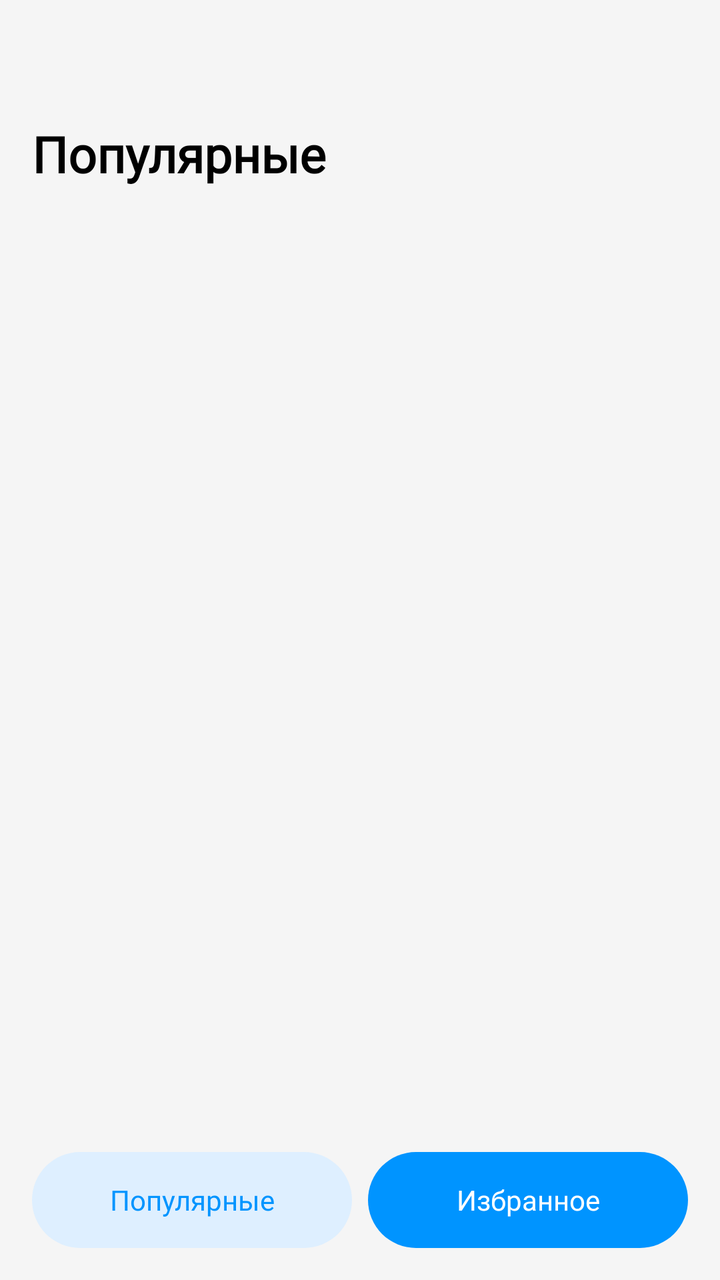
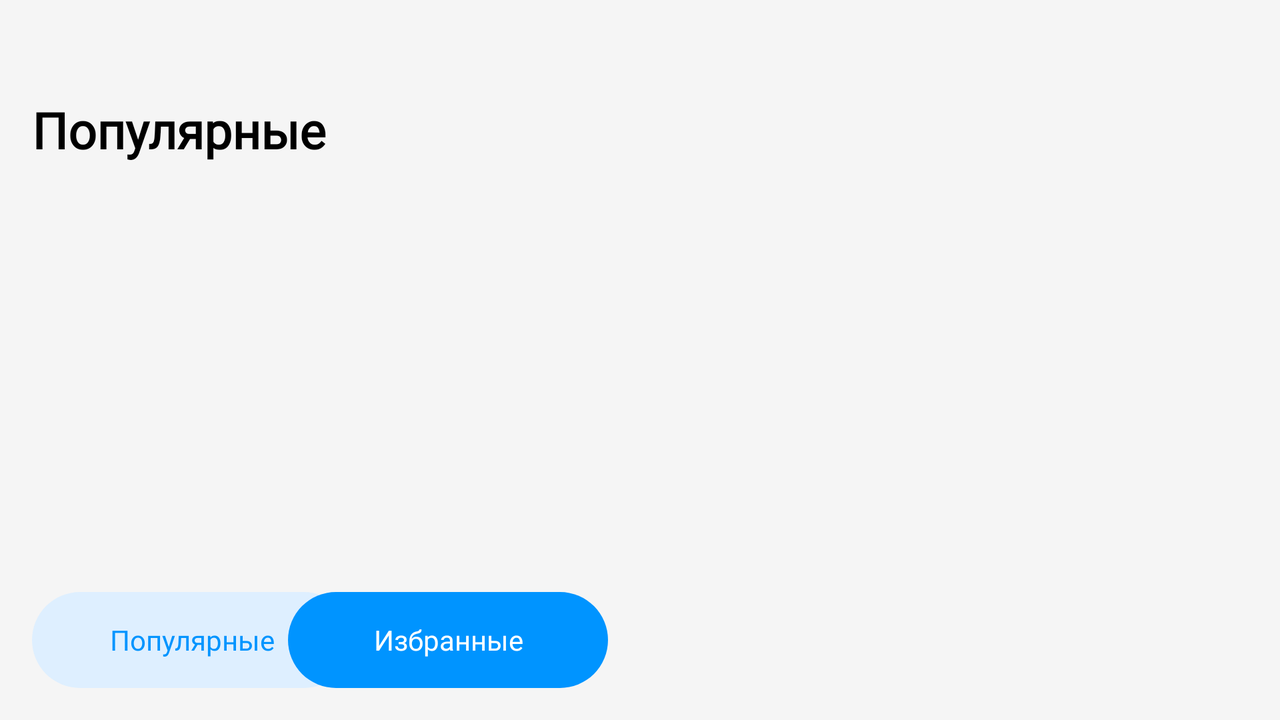

An Android layout and its configuration variant, each rendered on a device that would load it. The default file and the variant file are quoted in full after the pictures.
<!-- AndroidManifest.xml: application theme Theme.Sevastyanov -->
<!-- res/layout/activity_main.xml -->
<?xml version="1.0" encoding="utf-8"?>
<androidx.constraintlayout.widget.ConstraintLayout xmlns:android="http://schemas.android.com/apk/res/android"
    xmlns:app="http://schemas.android.com/apk/res-auto"
    xmlns:tools="http://schemas.android.com/tools"
    android:id="@+id/container"
    android:layout_width="match_parent"
    android:layout_height="match_parent"
    android:background="#f5f5f5"
    tools:context=".presentation.MainActivity">

    <TextView
        android:id="@+id/title"
        android:layout_width="wrap_content"
        android:layout_height="wrap_content"
        android:layout_marginStart="16dp"
        android:layout_marginTop="60dp"
        android:fontFamily="@font/roboto_400"
        android:text="Популярные"
        android:textColor="#000000"
        android:textSize="25sp"
        android:textStyle="bold"
        app:layout_constraintStart_toStartOf="parent"
        app:layout_constraintTop_toTopOf="parent" />

    <ImageView
        android:id="@+id/imageView2"
        android:layout_width="wrap_content"
        android:layout_height="wrap_content"
        android:layout_marginEnd="24dp"
        android:src="@drawable/search"
        app:layout_constraintBottom_toBottomOf="@id/title"
        app:layout_constraintEnd_toEndOf="parent"
        app:layout_constraintTop_toTopOf="@id/title" />

    <ImageView
        android:id="@+id/image_no_internet"
        android:layout_width="wrap_content"
        android:layout_height="wrap_content"
        app:layout_constraintBottom_toTopOf="@id/text_no_internet"
        app:layout_constraintEnd_toEndOf="parent"
        app:layout_constraintStart_toStartOf="parent"
        app:layout_constraintTop_toTopOf="parent"
        app:layout_constraintVertical_chainStyle="packed"
        app:srcCompat="@drawable/no_internet_connection"
        android:visibility="invisible"/>

    <TextView
        android:id="@+id/text_no_internet"
        android:layout_width="0dp"
        android:layout_height="wrap_content"
        android:text="Произошла ошибка при загрузке данных, проверьте подключение к сети"
        android:textColor="@color/light_button_text_color"
        android:textAlignment="center"
        android:layout_marginStart="40dp"
        android:layout_marginEnd="40dp"
        android:layout_marginTop="14dp"
        app:layout_constraintBottom_toTopOf="@id/button_repeat"
        app:layout_constraintEnd_toEndOf="parent"
        app:layout_constraintStart_toStartOf="parent"
        app:layout_constraintTop_toBottomOf="@id/image_no_internet"
        android:visibility="invisible"/>

    <androidx.appcompat.widget.AppCompatButton
        android:id="@+id/button_repeat"
        android:layout_width="128dp"
        android:layout_height="48dp"
        android:clickable="true"
        android:focusable="true"
        android:background="@drawable/button_dark"
        android:fontFamily="@font/roboto_500"
        android:text="Повторить"
        android:textAllCaps="false"
        android:textColor="@color/white"
        android:textSize="14sp"
        android:layout_marginTop="36dp"
        app:layout_constraintBottom_toBottomOf="parent"
        app:layout_constraintEnd_toEndOf="parent"
        app:layout_constraintStart_toStartOf="parent"
        app:layout_constraintTop_toBottomOf="@id/text_no_internet"
        android:visibility="invisible"
        />

    <androidx.recyclerview.widget.RecyclerView
        android:id="@+id/recycler_view"
        android:layout_width="match_parent"
        android:layout_height="match_parent"
        android:layout_marginTop="100dp"
        android:clipToPadding="false"
        android:paddingStart="16dp"
        android:paddingTop="8dp"
        android:paddingEnd="16dp"
        android:paddingBottom="64dp"
        app:layoutManager="androidx.recyclerview.widget.LinearLayoutManager"
        app:layout_constraintStart_toStartOf="parent"
        app:layout_constraintTop_toTopOf="parent" />

    <androidx.appcompat.widget.AppCompatButton
        android:id="@+id/button_top"
        style="?android:attr/borderlessButtonStyle"
        android:layout_width="160dp"
        android:layout_height="48dp"
        android:layout_marginStart="16dp"
        android:layout_marginBottom="16dp"
        android:background="@drawable/button_light"
        android:fontFamily="@font/roboto_500"
        android:text="Популярные"
        android:textAllCaps="false"
        android:textColor="@color/light_button_text_color"
        android:textSize="14sp"
        app:layout_constraintBottom_toBottomOf="parent"
        app:layout_constraintStart_toStartOf="parent" />

    <androidx.appcompat.widget.AppCompatButton
        android:id="@+id/button_favourites"
        style="?android:attr/borderlessButtonStyle"
        android:layout_width="160dp"
        android:layout_height="48dp"
        android:layout_marginEnd="16dp"
        android:layout_marginBottom="16dp"
        android:background="@drawable/button_dark"
        android:fontFamily="@font/roboto_500"
        android:text="Избранное"
        android:textAllCaps="false"
        android:textColor="#ffffff"
        android:textSize="14sp"
        app:layout_constraintBottom_toBottomOf="parent"
        app:layout_constraintEnd_toEndOf="parent" />


</androidx.constraintlayout.widget.ConstraintLayout>
<!-- resources referenced by this layout -->
<resources>
  <color name="light_button_text_color">#0094FF</color>
  <color name="white">#FFFFFFFF</color>
  <!-- drawable button_dark (drawable) -->
  <?xml version="1.0" encoding="utf-8"?>
  <selector xmlns:android="http://schemas.android.com/apk/res/android">
      <item>
          <shape android:shape="rectangle">
              <solid android:color="#0094FF"/>
              <corners android:radius="100dp"/>
          </shape>
      </item>
  </selector>
  <!-- drawable button_light (drawable) -->
  <?xml version="1.0" encoding="utf-8"?>
  <selector xmlns:android="http://schemas.android.com/apk/res/android">
  <item>
      <shape android:shape="rectangle">
          <solid android:color="#DEEFFF"/>
          <corners android:radius="100dp"/>
      </shape>
  </item>
  </selector>
  <style name="Theme.Sevastyanov" parent="Theme.MaterialComponents.DayNight.NoActionBar">
          
          <item name="colorPrimary">@color/purple_500</item>
          <item name="colorPrimaryVariant">@color/purple_700</item>
          <item name="colorOnPrimary">@color/white</item>
          
          <item name="colorSecondary">@color/teal_200</item>
          <item name="colorSecondaryVariant">@color/teal_700</item>
          <item name="colorOnSecondary">@color/black</item>
          
          <item name="android:statusBarColor">@android:color/transparent</item>
          <item name="android:windowLightStatusBar">true</item>
          
      </style>
  <color name="purple_500">#FF6200EE</color>
  <color name="purple_700">#FF3700B3</color>
  <color name="teal_200">#FF03DAC5</color>
  <color name="teal_700">#FF018786</color>
  <color name="black">#FF000000</color>
</resources>
<!-- res/layout-land/activity_main.xml (the repository's variant of the layout above) -->
<!-- drawn on the phone turned sideways -->
<?xml version="1.0" encoding="utf-8"?>
<androidx.constraintlayout.widget.ConstraintLayout xmlns:android="http://schemas.android.com/apk/res/android"
    xmlns:app="http://schemas.android.com/apk/res-auto"
    xmlns:tools="http://schemas.android.com/tools"
    android:id="@+id/container"
    android:background="#f5f5f5"
    android:layout_width="match_parent"
    android:layout_height="match_parent"
    tools:context=".presentation.MainActivity">

    <TextView
        android:id="@+id/title"
        android:layout_width="wrap_content"
        android:layout_height="wrap_content"
        android:layout_marginTop="48dp"
        android:text="Популярные"
        android:fontFamily="@font/roboto_400"
        android:textSize="25sp"
        android:textStyle="bold"
        android:textColor="#000000"
        android:layout_marginStart="16dp"
        app:layout_constraintStart_toStartOf="parent"
        app:layout_constraintTop_toTopOf="parent" />

    <ImageView
        android:id="@+id/imageView2"
        android:layout_width="wrap_content"
        android:layout_height="wrap_content"
        android:src="@drawable/search"
        android:layout_marginEnd="24dp"
        app:layout_constraintEnd_toEndOf="@id/guideline"
        app:layout_constraintTop_toTopOf="@id/title"
        app:layout_constraintBottom_toBottomOf="@id/title"/>

    <ImageView
        android:id="@+id/image_no_internet"
        android:layout_width="wrap_content"
        android:layout_height="wrap_content"
        app:layout_constraintBottom_toTopOf="@id/text_no_internet"
        app:layout_constraintEnd_toEndOf="@id/guideline"
        app:layout_constraintStart_toStartOf="parent"
        app:layout_constraintTop_toTopOf="parent"
        app:layout_constraintVertical_chainStyle="packed"
        app:srcCompat="@drawable/no_internet_connection"
        android:visibility="invisible"/>

    <TextView
        android:id="@+id/text_no_internet"
        android:layout_width="0dp"
        android:layout_height="wrap_content"
        android:text="Произошла ошибка при загрузке данных, проверьте подключение к сети"
        android:textColor="@color/light_button_text_color"
        android:textAlignment="center"
        android:layout_marginStart="40dp"
        android:layout_marginEnd="40dp"
        android:layout_marginTop="4dp"
        app:layout_constraintBottom_toTopOf="@id/button_repeat"
        app:layout_constraintEnd_toEndOf="@id/guideline"
        app:layout_constraintStart_toStartOf="parent"
        app:layout_constraintTop_toBottomOf="@id/image_no_internet"
        android:visibility="invisible"/>

    <androidx.appcompat.widget.AppCompatButton
        android:id="@+id/button_repeat"
        android:layout_width="128dp"
        android:layout_height="48dp"
        android:background="@drawable/button_dark"
        android:fontFamily="@font/roboto_500"
        android:text="Повторить"
        android:textAllCaps="false"
        android:textColor="@color/white"
        android:textSize="14sp"
        android:layout_marginTop="8dp"
        app:layout_constraintBottom_toBottomOf="parent"
        app:layout_constraintEnd_toEndOf="@id/guideline"
        app:layout_constraintStart_toStartOf="parent"
        app:layout_constraintTop_toBottomOf="@id/text_no_internet"
        android:visibility="invisible"
        />

    <androidx.recyclerview.widget.RecyclerView
        android:id="@+id/recycler_view"
        android:layout_width="0dp"
        android:layout_height="match_parent"
        app:layoutManager="androidx.recyclerview.widget.LinearLayoutManager"
        android:paddingBottom="64dp"
        android:paddingTop="8dp"
        android:paddingEnd="16dp"
        android:paddingStart="16dp"
        android:clipToPadding="false"
        android:layout_marginTop="100dp"
        app:layout_constraintStart_toStartOf="parent"
        app:layout_constraintEnd_toEndOf="@id/guideline"
        app:layout_constraintTop_toTopOf="parent" />

    <androidx.appcompat.widget.AppCompatButton
        android:id="@+id/button_top"
        android:layout_width="160dp"
        android:layout_height="48dp"
        style="?android:attr/borderlessButtonStyle"
        android:background="@drawable/button_light"
        android:text="Популярные"
        android:textColor="@color/light_button_text_color"
        android:textSize="14sp"
        android:textAllCaps="false"
        android:fontFamily="@font/roboto_500"
        android:layout_marginBottom="16dp"
        android:layout_marginStart="16dp"
        app:layout_constraintBottom_toBottomOf="parent"
        app:layout_constraintStart_toStartOf="parent" />

    <androidx.appcompat.widget.AppCompatButton
        android:id="@+id/button_favourites"
        android:layout_width="160dp"
        android:layout_height="48dp"
        style="?android:attr/borderlessButtonStyle"
        android:background="@drawable/button_dark"
        android:text="Избранные"
        android:textColor="#ffffff"
        android:textSize="14sp"
        android:textAllCaps="false"
        android:fontFamily="@font/roboto_500"
        android:layout_marginBottom="16dp"
        android:layout_marginEnd="16dp"
        app:layout_constraintBottom_toBottomOf="parent"
        app:layout_constraintEnd_toEndOf="@id/guideline" />

    <androidx.constraintlayout.widget.Guideline
        android:id="@+id/guideline"
        android:layout_width="wrap_content"
        android:layout_height="wrap_content"
        android:orientation="vertical"
        app:layout_constraintGuide_percent="0.5"/>

    <LinearLayout
        android:id="@+id/fragment_container"
        android:orientation="vertical"
        android:layout_width="0dp"
        android:layout_height="match_parent"
        app:layout_constraintTop_toTopOf="parent"
        app:layout_constraintEnd_toEndOf="parent"
        app:layout_constraintStart_toStartOf="@id/guideline"/>




</androidx.constraintlayout.widget.ConstraintLayout>
